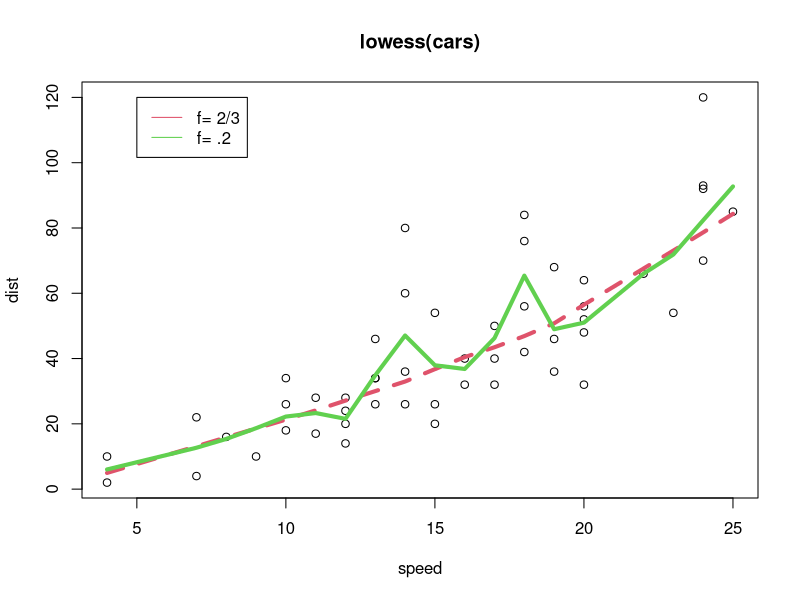

Write R code to recreate this figure. (Note: this script raises an error after producing the figure.)
### Visualizations of General Lowess and Lowess - Crossover Strategy (Only BIST)
# Author: Onur Boyar

#### Lowess Example
data(cars)
attach(cars)
plot(dist ~ speed, data=cars, main="lowess(cars)")
lines(lowess(dist ~ speed), col=2, lty=2, lwd = 4)
lines(lowess(dist ~ speed, f=.2), col=3, lwd = 4) # smaller bandwith
legend(5, 120, c(paste("f=", c("2/3", ".2"))), lty=1, col=2:3)

##### Lowess Example
BIST_Closing <- Cl(XU100)
BIST.F_0.01 <- my.lowess(XU100, f = 0.01)
BIST.F_0.1 <- my.lowess(XU100, f = 0.1)
BIST.F_0.4 <- my.lowess(XU100, f = 0.4)
BIST.F_0.7 <- my.lowess(XU100, f = 0.7)
BIST.F_1 <- my.lowess(XU100, f = 1)

par(mfrow = c(2,3))

plot(BIST_Closing)
plot(BIST.F_0.01)
plot(BIST.F_0.1)
plot(BIST.F_0.4)
plot(BIST.F_0.7)
plot(BIST.F_1)

# initial strategy without optimization
# f_fast = 0.01, f_slow = 0.4

BIST.F_0.01 <- my.lowess(XU100, f = 0.01)
BIST.F_0.4 <- my.lowess(XU100, f = 0.4)

par(mfrow = c(1,1))

comparison = cbind(Cl(XU100), BIST.F_0.01, BIST.F_0.4)
p1 <- plot(comparison, 
     plot.type = "single", 
     col = c("green","black", "blue"),
     lwd = 2)
p1 <- addLegend("topleft", legend.names = c("Green - BIST Closing","Black - F_0.01", "Blue - F_0.4"),lwd = 4)
p1


chart.ME(portfolio.st, 'BIST', scale='percent', type='MAE')
chart.ME(portfolio.st, 'BIST', scale='percent', type='MFE')

Eq<-getAccount(account.st)$summary[,"End.Eq"]
plot(as.zoo(Eq))

data.frame <- (t(tradeStats(portfolio.st, 'BIST')))
x <- rownames(data.frame)
sharpe_p.max <- data.frame[x == 'Ann.Sharpe' | x == 'Profit.To.Max.Draw']
sharpe_p.max.df <- data.frame(Type = c('Sharpe Ration', 'Profit to Max Drawdown'), 
                           Values = as.numeric(sharpe_p.max))
library(ggplot2)
ggplot(sharpe_p.max.df) + geom_bar(aes(x = Type, y = Values), 
                                   stat = 'identity') +
  ggtitle('Initial Strategy - Sharpe Ratio & Profit to Max Draw.')

# avg win trade = 5698.963
# number of trades = 11
## initial strategy plots are done for initial crossover lowess strategy
# now optimization results will be visualized

# Nsample = 10
par(mfrow = c(1,2))
stats <- stats[order(stats$Ann.Sharpe, decreasing = T),]

barplot(stats$Ann.Sharpe[1:10],
        names.arg=paste(stats$F_Fast[1:10],stats$F_Slow[1:10], sep="/"),
        las=2,cex.names=1.00)
title('Sharpe Ratio Order')

stats <- stats[order(stats$Profit.To.Max.Draw, decreasing = T),]

barplot(stats$Profit.To.Max.Draw[1:10],
        names.arg=paste(stats$F_Fast[1:10],stats$F_Slow[1:10], sep="/"),
        las=2,cex.names=1.00)
title('Profit to Max Draw Order')


ggplot(stats) + geom_point(aes(y = Ann.Sharpe, x = Profit.To.Max.Draw, colour = Profit.To.Max.Draw > 1 ), size = 5) +
  scale_colour_manual(values = c("blue", "red")) + 
  ggtitle('Sharpe Ratio - Profit to Max Draw') + theme(legend.position = 'none')

# Selected F's 0.25, 0.5
stats <- stats[order(stats$Profit.To.Max.Draw, decreasing = T),]
stats$F_Fast[1]
stats$F_Slow[1]

lowess_cross_f_optim.1 <- my.lowess(BIST, f = stats$F_Fast[1])
lowess_cross_f_optim.2 <- my.lowess(BIST, f = stats$F_Slow[1])

par(mfrow = c(1,1))

Strategy = cbind(lowess_cross_f_optim.1, lowess_cross_f_optim.2)
p1 <- plot(Strategy, 
     plot.type = "single", 
     col = c("red", "blue"),
     lwd = 2)
p1 <- addLegend("topleft", legend.names = c("Red - 0.25","Blue - 0.50"),lwd = 4)
p1

Strategy = cbind(Cl(BIST),lowess_cross_f_optim.1, lowess_cross_f_optim.2)
p2 <- plot(Strategy, 
     plot.type = "single", 
     col = c("purple","red", "blue"),
     lwd = 2, auto.legend = TRUE)
p2 <- addLegend("topleft", legend.names = c("Purple - BIST","Red - 0.25","Blue - 0.50"),lwd = 4)
p2

# re-run strategy with those values 
chart.ME(portfolio.st, 'BIST', scale='percent', type='MAE')
chart.ME(portfolio.st, 'BIST', scale='percent', type='MFE')

Eq<-getAccount(account.st)$summary[,"End.Eq"]
plot(as.zoo(Eq))


###### INITIAL VALUES
# initial - sharpe = 5.252274
# initial - p max draw = .8713229
# initial - avg win trade = 5698.963
# initial - number of trades = 11

###### OPTIMAL VALUES
# optim - sharpe = 22.67891
# optim - p max draw = 1.289801
# optim - avg win trade = 15401.93
# optim - number of trades = 3

sharpe_df <- data.frame(Type = c('Initial Strategy', 'Optimum Strategy'),
                        Values = c(5.252274, 22.67891))

p.s <- ggplot(sharpe_df) + geom_bar(aes(x = Type, y = Values), stat = 'identity') +
  ggtitle('Sharpe Ratios of Initial and Optimum Strategies')

p.s

p.max_draw.df <- data.frame(Type = c('Initial Strategy', 'Optimum Strategy'),
                            Values = c(.8713229, 1.289801))

p.p <- ggplot(p.max_draw.df) + geom_bar(aes(x = Type, y = Values), stat = 'identity') +
  ggtitle('Profit to Max Drawdown Values of Initial and Optimum Strategies')

p.p

avg_win.df <- data.frame(Type = c('Initial Strategy', 'Optimum Strategy'),
                         Values = c(5698.963, 15401.93))

p.avg <- ggplot(avg_win.df) + geom_bar(aes(x = Type, y = Values), stat = 'identity') +
  ggtitle('Avg Win Trade Values of Initial and Optimum Strategies')

p.avg

number_trades <- data.frame(Type = c('Initial Strategy', 'Optimum Strategy'),
                            Values = c(3, 11))

p.num <- ggplot(number_trades) + geom_bar(aes(x = Type, y = Values), stat = 'identity') +
  ggtitle('Trade Counts of Initial and Optimum Strategies')

p.num

### install.packages('ggpubr')
# ggpubr used to plot multiple ggplot objects in the same view
ggpubr::ggarrange(p.s, p.p, p.avg, p.num)

Eq.optimum = Eq
Eq.initial = Eq
par(mfrow = c(1,2))
plot(as.zoo(Eq.initial))
title('Equity of Initial-Optimum Strategies')
plot(as.zoo(Eq.optimum))










